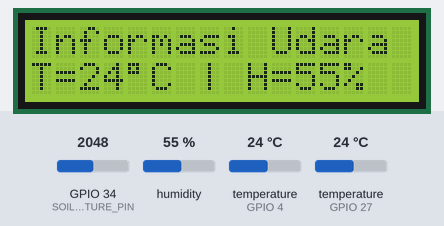
Bench run of a program on a simulated ESP32. On the bench: 16×2 character LCD. Inputs (shaded band) come from the test bench; at power-on: GPIO 34 (SOIL_MOISTURE_PIN) = 2048, humidity 55 %, temperature (sensors on GPIO 4, GPIO 27) 24 °C (analog values on the 0–4095 scale). WiFi joins after 1.5 s; servers stay silent unless stated; uploads are accepted with an empty reply; the local clock reads 2024-03-15 10:24:30 at power-on unless the program sets it; what the program prints to the serial monitor is not drawn.

Above: at 12.8 s.
12.9 s: GPIO 34 (SOIL_MOISTURE_PIN) set to 260
At 17.9 s:
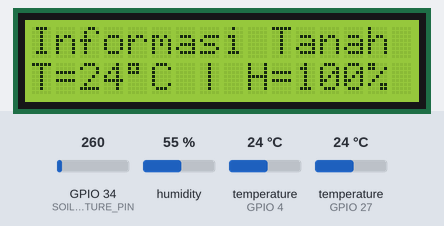
23.1 s: humidity set to 22 %
At 33.1 s:
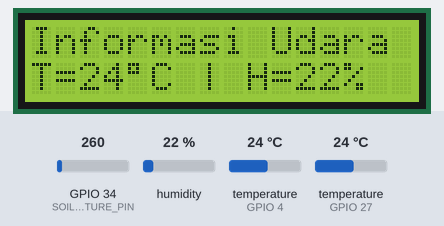
33.3 s: temperature (sensor on GPIO 4) set to 12 °C
At 38.1 s:
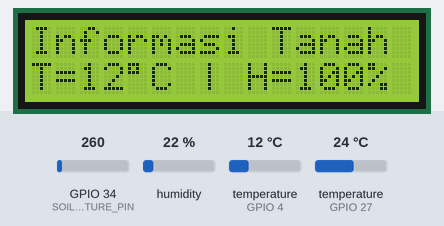
43.5 s: temperature (sensor on GPIO 27) set to 12 °C
At 53.3 s:
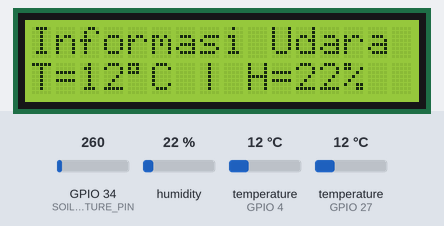
53.7 s: temperature (sensor on GPIO 4) set to 19 °C
At 59.1 s:
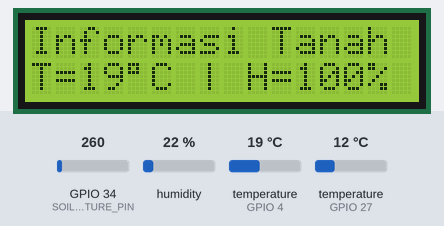
63.9 s: GPIO 34 (SOIL_MOISTURE_PIN) set to 2866
At 68.5 s:
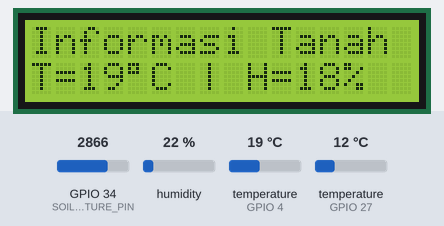
Timing chart, 0 to 70.0 s (numbered marks = the images above; inputs shaded):
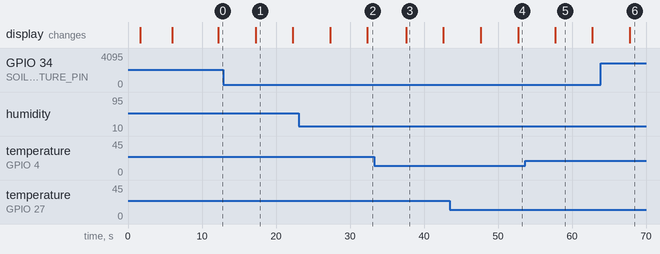

Measured:
- after the input at 12.9 s, the display: changes after 4.3 s (image 1)
- after the input at 23.1 s, the display: first differs from a run without the input after 9.2 s (image 2)
- after the input at 33.3 s, the display: changes after 4.3 s (image 3)
- after the input at 43.5 s, the display: first differs from a run without the input after 9.2 s (image 4)
- after the input at 53.7 s, the display: changes after 4.0 s (image 5)
- after the input at 63.9 s, the display: changes after 3.9 s (image 6)
- what the display in image 1 shows lasts 5.1 s, from 17.2 s to 22.3 s

The program:

main.cpp
```cpp
#include <Arduino.h>
#include <BH1750.h>
#include <DallasTemperature.h>
#include <DHT.h>
#include <HTTPClient.h>
#include <LiquidCrystal_I2C.h>
#include <OneWire.h>
#include <WiFi.h>
#include <WiFiClientSecure.h>
#include <Wire.h>
#include <time.h>

#include "config.h"

DHT airSensor(DHT_PIN, DHT_TYPE);
BH1750 lightSensor;
OneWire oneWire(DS18B20_PIN);
DallasTemperature soilTemperatureSensor(&oneWire);
LiquidCrystal_I2C lcd(LCD_I2C_ADDRESS, LCD_COLUMNS, LCD_ROWS);
WiFiClientSecure secureClient;

unsigned long lastLatestSendAt = 0;
unsigned long lastHistorySendAt = 0;
unsigned long lastLcdUpdateAt = 0;
unsigned long sendCounter = 0;
bool bh1750Ready = false;
uint8_t lcdPage = 0;

struct SensorReadings {
    float airTemperature = NAN;
    float airHumidity = NAN;
    float lightLux = NAN;
    int soilMoistureRaw = 0;
    int soilMoistureMilliVolts = 0;
    float soilMoisturePercent = NAN;
    float soilTemperature = NAN;
};

SensorReadings sensorReadings;

void printSendSchedule()
{
    Serial.print("Interval update card (/latest): ");
    Serial.print(LATEST_INTERVAL_MS / 1000UL);
    Serial.println(" detik");
    Serial.print("Interval simpan grafik/riwayat (/readings): ");
    Serial.print(HISTORY_INTERVAL_MS / 1000UL);
    Serial.println(" detik");
    Serial.print("Interval pembaruan LCD: ");
    Serial.print(LCD_UPDATE_INTERVAL_MS / 1000UL);
    Serial.println(" detik");
    Serial.println("Firmware tetap berjalan selama ESP32 menyala, meskipun Serial Monitor ditutup.");
}

float calculateSoilMoisturePercent(int rawValue)
{
    const int adcRange = SOIL_DRY_ADC - SOIL_WET_ADC;

    if (adcRange == 0) {
        return 0.0F;
    }

    const float percentage =
        (static_cast<float>(SOIL_DRY_ADC - rawValue) / static_cast<float>(adcRange)) *
        100.0F;

    return constrain(percentage, 0.0F, 100.0F);
}

String jsonNumber(float value, unsigned int decimals)
{
    return isnan(value) ? "null" : String(value, decimals);
}

String lcdTemperature(float value)
{
    if (isnan(value)) {
        return "--C";
    }

    String output = String(value, 0);
    output += static_cast<char>(223);
    output += 'C';
    return output;
}

String lcdPercent(float value)
{
    return isnan(value) ? "--%" : String(value, 0) + '%';
}

void printLcdLine(uint8_t row, String text)
{
    if (text.length() > LCD_COLUMNS) {
        text.remove(LCD_COLUMNS);
    }

    while (text.length() < LCD_COLUMNS) {
        text += ' ';
    }

    lcd.setCursor(0, row);
    lcd.print(text);
}

void readSensors()
{
    sensorReadings.airTemperature = airSensor.readTemperature();
    sensorReadings.airHumidity = airSensor.readHumidity();

    sensorReadings.lightLux = NAN;
    if (bh1750Ready) {
        sensorReadings.lightLux = lightSensor.readLightLevel();
        if (sensorReadings.lightLux < 0) {
            sensorReadings.lightLux = NAN;
        }
    }

    soilTemperatureSensor.requestTemperatures();
    sensorReadings.soilTemperature = soilTemperatureSensor.getTempCByIndex(0);
    if (sensorReadings.soilTemperature == DEVICE_DISCONNECTED_C) {
        sensorReadings.soilTemperature = NAN;
    }

    sensorReadings.soilMoistureRaw = analogRead(SOIL_MOISTURE_PIN);
    sensorReadings.soilMoistureMilliVolts = analogReadMilliVolts(SOIL_MOISTURE_PIN);
    sensorReadings.soilMoisturePercent =
        calculateSoilMoisturePercent(sensorReadings.soilMoistureRaw);
}

void updateLcd()
{
    if (lcdPage == 0) {
        printLcdLine(0, "Informasi Tanah");
        printLcdLine(
            1,
            "T=" + lcdTemperature(sensorReadings.soilTemperature) +
                " | H=" + lcdPercent(sensorReadings.soilMoisturePercent)
        );
    } else {
        printLcdLine(0, "Informasi Udara");
        printLcdLine(
            1,
            "T=" + lcdTemperature(sensorReadings.airTemperature) +
                " | H=" + lcdPercent(sensorReadings.airHumidity)
        );
    }

    lcdPage = (lcdPage + 1) % 2;
}

void connectWifi()
{
    if (WiFi.status() == WL_CONNECTED) {
        return;
    }

    Serial.printf("Menghubungkan ke WiFi %s", WIFI_SSID);
    WiFi.mode(WIFI_STA);
    WiFi.begin(WIFI_SSID, WIFI_PASSWORD);

    const unsigned long startedAt = millis();
    while (WiFi.status() != WL_CONNECTED && millis() - startedAt < 20000UL) {
        delay(500);
        Serial.print('.');
    }

    if (WiFi.status() == WL_CONNECTED) {
        Serial.printf("\nWiFi terhubung. IP ESP32: %s\n", WiFi.localIP().toString().c_str());
        return;
    }

    Serial.println("\nWiFi belum terhubung.");
}

void syncTime()
{
    configTime(7 * 3600, 0, "pool.ntp.org", "time.google.com", "time.nist.gov");

    Serial.print("Sinkronisasi waktu NTP");
    const unsigned long startedAt = millis();
    while (time(nullptr) < 1700000000 && millis() - startedAt < 15000UL) {
        delay(500);
        Serial.print('.');
    }
    Serial.println();

    if (time(nullptr) < 1700000000) {
        Serial.println("Waktu NTP belum tersinkron. Timestamp memakai millis().");
    }
}

String currentTimestamp()
{
    const time_t now = time(nullptr);

    if (now >= 1700000000) {
        return String(static_cast<unsigned long>(now));
    }

    return String("millis-") + String(millis());
}

String currentIsoTime()
{
    const time_t now = time(nullptr);

    if (now < 1700000000) {
        return "";
    }

    struct tm timeInfo;
    localtime_r(&now, &timeInfo);

    char buffer[24];
    strftime(buffer, sizeof(buffer), "%Y-%m-%d %H:%M:%S", &timeInfo);
    return String(buffer);
}

String firebaseUrl(const String &path)
{
    String url = FIREBASE_DATABASE_URL;

    if (url.endsWith("/")) {
        url.remove(url.length() - 1);
    }

    url += path;
    url += ".json";

    const String auth = FIREBASE_AUTH;
    if (auth.length() > 0) {
        url += "?auth=";
        url += auth;
    }

    return url;
}

bool sendToFirebase(const String &method, const String &path, const String &payload)
{
    if (WiFi.status() != WL_CONNECTED) {
        Serial.println("Firebase dilewati karena WiFi belum terhubung.");
        return false;
    }

    HTTPClient http;
    const String url = firebaseUrl(path);

    if (!http.begin(secureClient, url)) {
        Serial.println("Gagal memulai koneksi HTTPS Firebase.");
        return false;
    }

    http.addHeader("Content-Type", "application/json");

    int statusCode = -1;
    if (method == "PUT") {
        statusCode = http.PUT(payload);
    } else if (method == "PATCH") {
        statusCode = http.PATCH(payload);
    } else {
        statusCode = http.POST(payload);
    }

    const String response = http.getString();

    Serial.printf("Firebase %s %s\n", method.c_str(), path.c_str());
    Serial.printf("HTTP status: %d\n", statusCode);
    Serial.println(response);

    http.end();
    return statusCode >= 200 && statusCode < 300;
}

String readSensorPayload()
{
    const int wifiRssi = WiFi.status() == WL_CONNECTED ? WiFi.RSSI() : 0;
    const String timestamp = currentTimestamp();
    const String recordedAt = currentIsoTime();

    String payload = "{";
    payload += "\"device_uid\":\"" DEVICE_UID "\",";
    payload += "\"air_temperature_c\":" + jsonNumber(sensorReadings.airTemperature, 2) + ",";
    payload += "\"air_humidity_pct\":" + jsonNumber(sensorReadings.airHumidity, 2) + ",";
    payload += "\"light_lux\":" + jsonNumber(sensorReadings.lightLux, 2) + ",";
    payload += "\"soil_moisture_raw\":" + String(sensorReadings.soilMoistureRaw) + ",";
    payload += "\"soil_moisture_mv\":" + String(sensorReadings.soilMoistureMilliVolts) + ",";
    payload += "\"soil_moisture_pct\":" + jsonNumber(sensorReadings.soilMoisturePercent, 2) + ",";
    payload += "\"soil_temperature_c\":" + jsonNumber(sensorReadings.soilTemperature, 2) + ",";
    payload += "\"wifi_rssi\":" + String(wifiRssi) + ",";
    payload += "\"recorded_at_unix\":\"" + timestamp + "\",";
    payload += "\"recorded_at\":\"" + recordedAt + "\",";
    payload += "\"uptime_ms\":" + String(millis());
    payload += "}";

    Serial.println();
    Serial.println("========================================");
    Serial.print("Pengiriman ke-");
    Serial.print(sendCounter);
    Serial.print(" | uptime ");
    Serial.print(millis() / 1000);
    Serial.println(" detik");
    Serial.println("----------------------------------------");
    Serial.println(payload);

    return payload;
}

void readAndSendSensors(bool saveHistory)
{
    sendCounter++;
    connectWifi();

    const String payload = readSensorPayload();
    const String basePath = "/iot/devices/" DEVICE_UID;
    const String historyKey = currentTimestamp();

    const bool latestOk = sendToFirebase("PUT", basePath + "/latest", payload);
    bool historyOk = false;
    if (saveHistory) {
        historyOk = sendToFirebase("PUT", basePath + "/readings/" + historyKey, payload);
    }

    Serial.println("----------------------------------------");
    Serial.printf("Latest Firebase        : %s\n", latestOk ? "berhasil" : "gagal");
    Serial.printf("Simpan grafik/riwayat  : %s\n", saveHistory ? (historyOk ? "berhasil" : "gagal") : "dilewati");
}

void setup()
{
    Serial.begin(115200);
    delay(1500);

    Serial.println();
    Serial.println("FreshFarm ESP32 - Firebase Realtime Database");
    Serial.println("Sensor: DHT11, BH1750, DS18B20, soil moisture analog");
    printSendSchedule();
    Serial.println();

    analogReadResolution(12);
    analogSetPinAttenuation(SOIL_MOISTURE_PIN, ADC_11db);

    airSensor.begin();
    soilTemperatureSensor.begin();

    Wire.begin(I2C_SDA_PIN, I2C_SCL_PIN);
    lcd.init();
    lcd.backlight();
    printLcdLine(0, "FreshFarm IoT");
    printLcdLine(1, "Menyiapkan...");

    if (ENABLE_BH1750) {
        bh1750Ready = lightSensor.begin(BH1750::CONTINUOUS_HIGH_RES_MODE, BH1750_ADDRESS, &Wire);
        if (!bh1750Ready) {
            Serial.println("BH1750 tidak terdeteksi. Nilai light_lux akan dikirim null.");
        }
    } else {
        Serial.println("BH1750 dinonaktifkan dari config.h.");
    }

    Serial.print("Jumlah sensor DS18B20 terdeteksi: ");
    Serial.println(soilTemperatureSensor.getDeviceCount());

    // Prototype mode: lebih mudah untuk Firebase HTTPS. Nanti bisa diganti CA cert.
    secureClient.setInsecure();

    connectWifi();
    if (WiFi.status() == WL_CONNECTED) {
        syncTime();
    }

    delay(2000);
    readSensors();
    updateLcd();
    readAndSendSensors(true);
    lastLatestSendAt = millis();
    lastHistorySendAt = millis();
    lastLcdUpdateAt = millis();
}

void loop()
{
    const unsigned long now = millis();

    if (now - lastLcdUpdateAt >= LCD_UPDATE_INTERVAL_MS) {
        readSensors();
        updateLcd();
        lastLcdUpdateAt = now;
    }

    if (now - lastLatestSendAt >= LATEST_INTERVAL_MS) {
        const bool saveHistory = now - lastHistorySendAt >= HISTORY_INTERVAL_MS;
        readAndSendSensors(saveHistory);
        lastLatestSendAt = now;

        if (saveHistory) {
            lastHistorySendAt = now;
        }
    }

    delay(100);
}
```

config.example.h
```cpp
#pragma once

// Salin file ini menjadi config.h, lalu isi nilai WiFi dan Firebase.
#define WIFI_SSID "NAMA_WIFI"
#define WIFI_PASSWORD "PASSWORD_WIFI"

// Firebase Realtime Database URL, tanpa slash di akhir.
// Contoh:
// https://freshfarm-iot-default-rtdb.asia-southeast1.firebasedatabase.app
#define FIREBASE_DATABASE_URL "https://PROJECT_ID-default-rtdb.firebaseio.com"

// Untuk percobaan awal boleh dikosongkan jika rules Firebase masih test mode.
// Untuk rules yang butuh auth, isi dengan token/database secret yang kamu pakai.
#define FIREBASE_AUTH ""

#define DEVICE_UID "farm-esp32-01"

// Card dashboard membaca /latest, jadi dibuat lebih cepat.
#define LATEST_INTERVAL_MS 15000UL

// Grafik dan riwayat membaca /readings, jadi disimpan lebih jarang agar
// history tidak penuh data yang terlalu rapat.
#define HISTORY_INTERVAL_MS 300000UL

#define DHT_PIN 27
#define DHT_TYPE DHT11

#define I2C_SDA_PIN 21
#define I2C_SCL_PIN 22
#define ENABLE_BH1750 false
#define BH1750_ADDRESS 0x23
#define LCD_I2C_ADDRESS 0x27
#define LCD_COLUMNS 16
#define LCD_ROWS 2
#define LCD_UPDATE_INTERVAL_MS 5000UL

#define DS18B20_PIN 4
#define SOIL_MOISTURE_PIN 34

// Sesuaikan setelah melakukan kalibrasi sensor tanah.
#define SOIL_DRY_ADC 3200
#define SOIL_WET_ADC 1350
```
